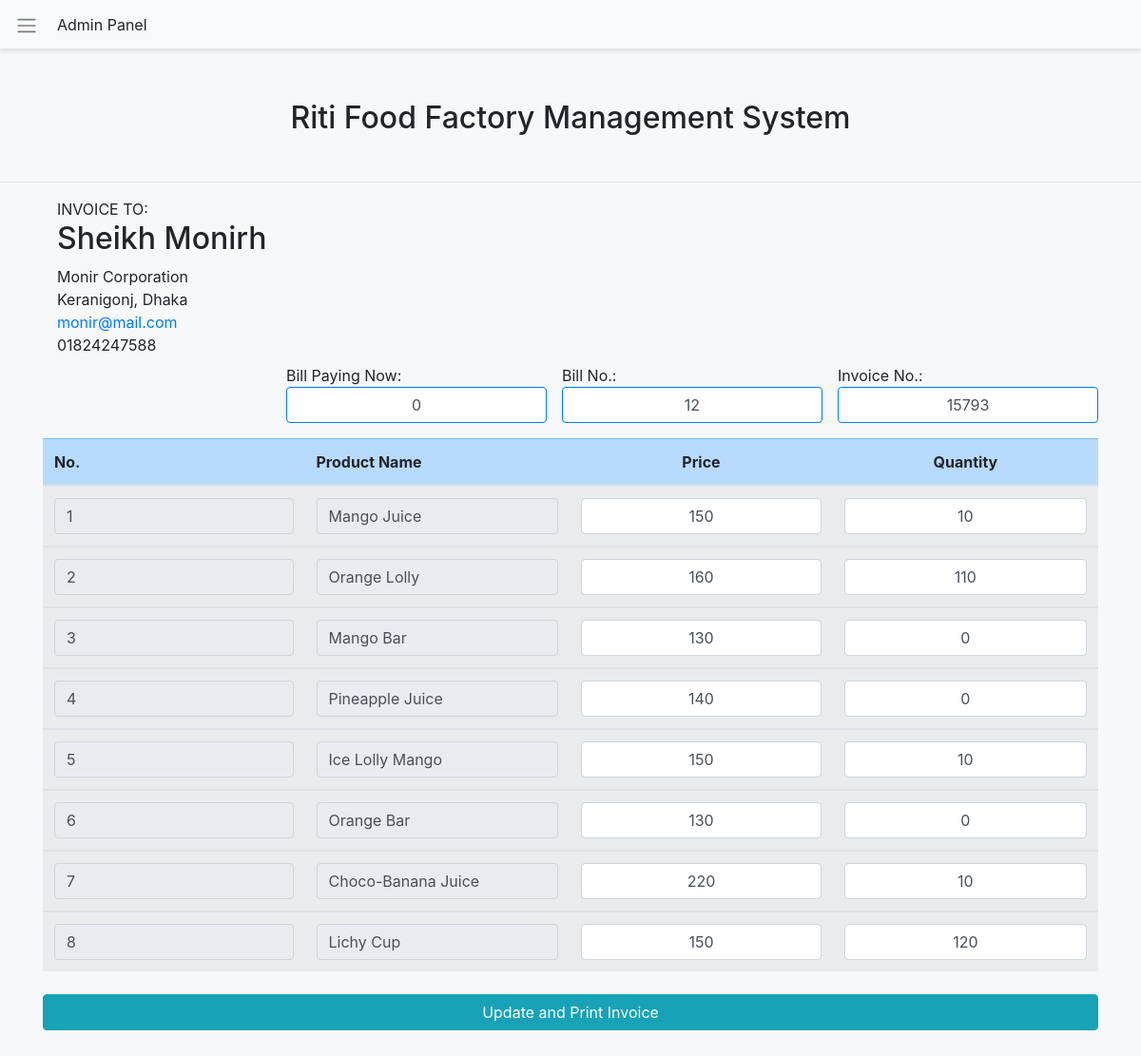
Screenshot of /editInvoice.php?invoice_id=20&type=EditInvoice&client_id=1 with the database file from the repository.
### tables this page shows
CREATE TABLE `dealers` (
  `id` int(11) NOT NULL,
  `skey` text NOT NULL,
  `d_name` text NOT NULL,
  `company` text NOT NULL,
  `address` text NOT NULL,
  `email` text NOT NULL,
  `phone` text NOT NULL,
  `dealer_add_date` datetime NOT NULL DEFAULT current_timestamp()
);

CREATE TABLE `invoice` (
  `id` int(11) NOT NULL,
  `client_id` text NOT NULL,
  `invoice_no` text NOT NULL,
  `bill_no` text NOT NULL,
  `invoice_date` text NOT NULL
);

CREATE TABLE `payment` (
  `id` int(11) NOT NULL,
  `client_id` text NOT NULL,
  `invoice_id` text NOT NULL,
  `debit` text NOT NULL,
  `credit` text NOT NULL,
  `payment_date` text NOT NULL
);

CREATE TABLE `invoice_details` (
  `id` int(11) NOT NULL,
  `invoice_id` text NOT NULL,
  `products_id` text NOT NULL,
  `unit_price` text NOT NULL,
  `quantity` text NOT NULL,
  `total` text NOT NULL
);

CREATE TABLE `products` (
  `id` int(11) NOT NULL,
  `p_name` text NOT NULL,
  `unit_price` text NOT NULL,
  `product_add_date` text NOT NULL
);

### editInvoice.php (the view, shortened to what this page needs)
<!DOCTYPE html>
<html lang="en">
<head>
    <link rel="stylesheet" href="https://maxcdn.bootstrapcdn.com/bootstrap/4.3.1/css/bootstrap.min.css">
    <link rel="stylesheet" href="css/style.css">
</head>
<body>
<?php
include "connection/connect.php";
include "sideNav.php";
include "header/header.php";
?>
<div class="container">
    <div class="row">
        <div class="col-md-12 pb-2">
            <?php
            if(isset($_GET['client_id'])){
                $type = $_GET['type'];
                $client_id = $_GET['client_id'];
                if ($type == 'EditInvoice'){
                    $invoice_id = $_GET['invoice_id'];
                    $sql_invoice = "SELECT * FROM invoice WHERE `id` = '$invoice_id' AND `client_id` = '$client_id'";
                    $query_invoice = mysqli_query($con, $sql_invoice);
                    if (mysqli_num_rows($query_invoice) == 1){
                        $invoice = mysqli_fetch_assoc($query_invoice);
                        $invoice_no = $invoice['invoice_no'];
                        $bill_no = $invoice['bill_no'];
                    $sql_dealers = "SELECT * FROM dealers WHERE `id` = '$client_id'";
                    $Query_dealers = mysqli_query($con, $sql_dealers);
                    if(mysqli_num_rows($Query_dealers)== 1){
                        $dealers = mysqli_fetch_assoc($Query_dealers);
                        $clientName = $dealers['d_name'];
                        $company_name = $dealers['company'];
                        $address = $dealers['address'];
                        $email = $dealers['email'];
                        $phone = $dealers['phone'];
                    $sql_payment = "SELECT * FROM payment WHERE `invoice_id` = '$invoice_id' AND `client_id` = '$client_id'";
                    $query_payment = mysqli_query($con, $sql_payment);
                    if (mysqli_num_rows($query_payment)==1){
                        $payment = mysqli_fetch_assoc($query_payment);
                        $debit = $payment['debit'];
                        echo"
                            <form class='  border-light' action='printInvoice.php?type=PrintInvoice&invoice_id=$invoice_id&client_id=$client_id' method='post'>
                                    <div class='col invoice-to mb-2'>
                                    <div class='text-gray-light'>INVOICE TO:</div>
                                    <h2 class='to ' >$clientName</h2>
                                    <div class='address' >$company_name</div>
                                    <div class='address' >$address</div>
                                    <div class='email' ><a href='mailto:$email'>$email</a></div>
                                    <div class='phone' >$phone</a></div>
                                    </div>
                                    <div class='float-right mb-3 ml-3'>Invoice No.:<td><input type='text' value='$invoice_no' placeholder='Enter invoice no.' name='invoice_no' class='form-control text-center border border-primary rounded' required> </td></div>
                                        <div class='float-right mb-3 ml-3'>Bill No.:<td><input type='text' value='$bill_no' placeholder='Enter Bill no.' name='bill_no' class='form-control text-center border border-primary rounded' required> </td></div>
                                        <div class='float-right mb-3'>Bill Paying Now:<td><input type='text' value='$debit' placeholder='Pay now' name='payNow' class='form-control text-center border border-primary rounded' required> </td></div>
                                        <table class='table table-striped'>
                                        <thead class='table-primary'>
                                            <tr>
                                                <th scope='col '>No.</th>
                                                <th scope='col '>Product Name</th>
                                                <th class='text-center' scope='col'>Price</th>
                                                <th class='text-center' scope='col'>Quantity</th>
                                            </tr>
                                        </thead>
                                        ";
                            $sql_invoice_details = "SELECT * FROM invoice_details WHERE `invoice_id` = '$invoice_id'";
                            $query_invoice_details = mysqli_query($con, $sql_invoice_details);
                            if (mysqli_num_rows($query_invoice_details)>0){
                                while ($invoice_details = mysqli_fetch_assoc($query_invoice_details)){
                                    $products_id = $invoice_details['products_id'];
                                    $price = $invoice_details['unit_price'];
                                    $quantity = $invoice_details['quantity'];
                                    $sql_products = "SELECT * FROM products WHERE `id` = '$products_id'";
                                    $query_products = mysqli_query($con, $sql_products);
                                    if (mysqli_num_rows($query_products)>0){
                                        while ($products = mysqli_fetch_assoc($query_products)){
                                            $p_name = $products['p_name'];
                                            echo"
                                        <tbody>
                                            <tr>
                                                <td><input type='text' value='$products_id' name='products_id[]' class='form-control' readonly></td>
                                                <td><input type='text' value='$p_name'class='form-control' readonly></td>
                                                <td><input type='text' value='$price' placeholder='price *' name='price[]' class='form-control text-center' required> </td>
                                                <td><input type='text' value='$quantity' name='quantity[]' class='form-control text-center' placeholder='Quantity *' required></td>
                                            </tr>
                                    </tbody>
                                            ";
                                        }
                                    }
                                }
                            }
                        echo"
                            <input type='hidden' name='client_id' value='$client_id'>
                            <input type='hidden' name='invoice_id' value='$invoice_id'>
                                    </table>
                                        <input class='btn btn-info my-4 btn-block' name='UpdateInvoice' type='submit' value='Update and Print Invoice'>
                                    </form>
                            ";
                    }}
                }
                }
            }
            ?>
        </div>
    </div>
</div>
</body>
</html>

### css/style.css (style rules this page uses)
body { background-color: #F6F8FA; padding: 0; margin: 0; }

### rows the page displays
dealers: d_name "Sheikh Monirh", company "Monir Corporation", address "Keranigonj, Dhaka", email "monir@mail.com", phone "01824247588"
invoice: invoice_no "15793", bill_no "12"
payment: payNow "0"
invoice_details: products "1", unit_price "150", quantity "10"
products: p_name "Mango Juice"
invoice_details: products "2", unit_price "160", quantity "110"
products: p_name "Orange Lolly"
invoice_details: products "3", unit_price "130", quantity "0"
products: p_name "Mango Bar"
invoice_details: products "4", unit_price "140", quantity "0"
products: p_name "Pineapple Juice"
invoice_details: products "5", unit_price "150", quantity "10"
products: p_name "Ice Lolly Mango"
invoice_details: products "6", unit_price "130", quantity "0"
products: p_name "Orange Bar"
invoice_details: products "7", unit_price "220", quantity "10"
products: p_name "Choco-Banana Juice"
invoice_details: products "8", unit_price "150", quantity "120"
products: p_name "Lichy Cup"
